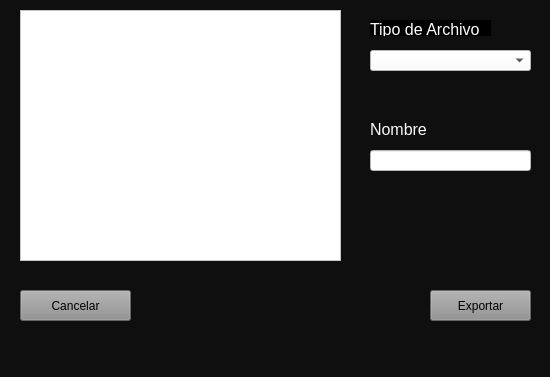
<?xml version="1.0" encoding="UTF-8"?>
<ui version="4.0">
 <class>MainWindow</class>
 <widget class="QMainWindow" name="MainWindow">
  <property name="geometry">
   <rect>
    <x>0</x>
    <y>0</y>
    <width>550</width>
    <height>377</height>
   </rect>
  </property>
  <property name="windowTitle">
   <string>MainWindow</string>
  </property>
  <property name="styleSheet">
   <string notr="true">background-color: rgb(15, 15, 15);</string>
  </property>
  <widget class="QWidget" name="centralwidget">
   <widget class="QLabel" name="label">
    <property name="geometry">
     <rect>
      <x>370</x>
      <y>20</y>
      <width>121</width>
      <height>16</height>
     </rect>
    </property>
    <property name="font">
     <font>
      <pointsize>12</pointsize>
     </font>
    </property>
    <property name="styleSheet">
     <string notr="true">background-color: rgb(0, 0, 0);</string>
    </property>
    <property name="text">
     <string>&lt;html&gt;&lt;head/&gt;&lt;body&gt;&lt;p&gt;&lt;span style=&quot; color:#ffffff;&quot;&gt;Tipo de Archivo&lt;/span&gt;&lt;/p&gt;&lt;/body&gt;&lt;/html&gt;</string>
    </property>
   </widget>
   <widget class="QComboBox" name="TipoArchivo">
    <property name="geometry">
     <rect>
      <x>370</x>
      <y>50</y>
      <width>161</width>
      <height>21</height>
     </rect>
    </property>
    <property name="font">
     <font>
      <pointsize>12</pointsize>
     </font>
    </property>
    <property name="styleSheet">
     <string notr="true">background-color: rgb(255, 255, 255);</string>
    </property>
   </widget>
   <widget class="QLineEdit" name="NombreArchivo">
    <property name="geometry">
     <rect>
      <x>370</x>
      <y>150</y>
      <width>161</width>
      <height>21</height>
     </rect>
    </property>
    <property name="font">
     <font>
      <pointsize>12</pointsize>
     </font>
    </property>
    <property name="styleSheet">
     <string notr="true">background-color: rgb(255, 255, 255);</string>
    </property>
   </widget>
   <widget class="QLabel" name="label_2">
    <property name="geometry">
     <rect>
      <x>370</x>
      <y>120</y>
      <width>91</width>
      <height>16</height>
     </rect>
    </property>
    <property name="font">
     <font>
      <pointsize>12</pointsize>
     </font>
    </property>
    <property name="text">
     <string>&lt;html&gt;&lt;head/&gt;&lt;body&gt;&lt;p&gt;&lt;span style=&quot; color:#fafafa;&quot;&gt;Nombre&lt;/span&gt;&lt;/p&gt;&lt;/body&gt;&lt;/html&gt;</string>
    </property>
   </widget>
   <widget class="QPushButton" name="Exportar">
    <property name="geometry">
     <rect>
      <x>430</x>
      <y>290</y>
      <width>101</width>
      <height>31</height>
     </rect>
    </property>
    <property name="styleSheet">
     <string notr="true">background-color: rgb(143, 143, 143);</string>
    </property>
    <property name="text">
     <string>Exportar</string>
    </property>
   </widget>
   <widget class="QListWidget" name="ListaExportar">
    <property name="geometry">
     <rect>
      <x>20</x>
      <y>10</y>
      <width>321</width>
      <height>251</height>
     </rect>
    </property>
    <property name="styleSheet">
     <string notr="true">background-color: rgb(255, 255, 255);</string>
    </property>
    <property name="selectionMode">
     <enum>QAbstractItemView::MultiSelection</enum>
    </property>
   </widget>
   <widget class="QPushButton" name="Cancelar">
    <property name="geometry">
     <rect>
      <x>20</x>
      <y>290</y>
      <width>111</width>
      <height>31</height>
     </rect>
    </property>
    <property name="styleSheet">
     <string notr="true">background-color: rgb(143, 143, 143);</string>
    </property>
    <property name="text">
     <string>Cancelar</string>
    </property>
   </widget>
  </widget>
  <widget class="QMenuBar" name="menubar">
   <property name="geometry">
    <rect>
     <x>0</x>
     <y>0</y>
     <width>550</width>
     <height>21</height>
    </rect>
   </property>
  </widget>
  <widget class="QStatusBar" name="statusbar"/>
 </widget>
 <resources/>
 <connections/>
</ui>
